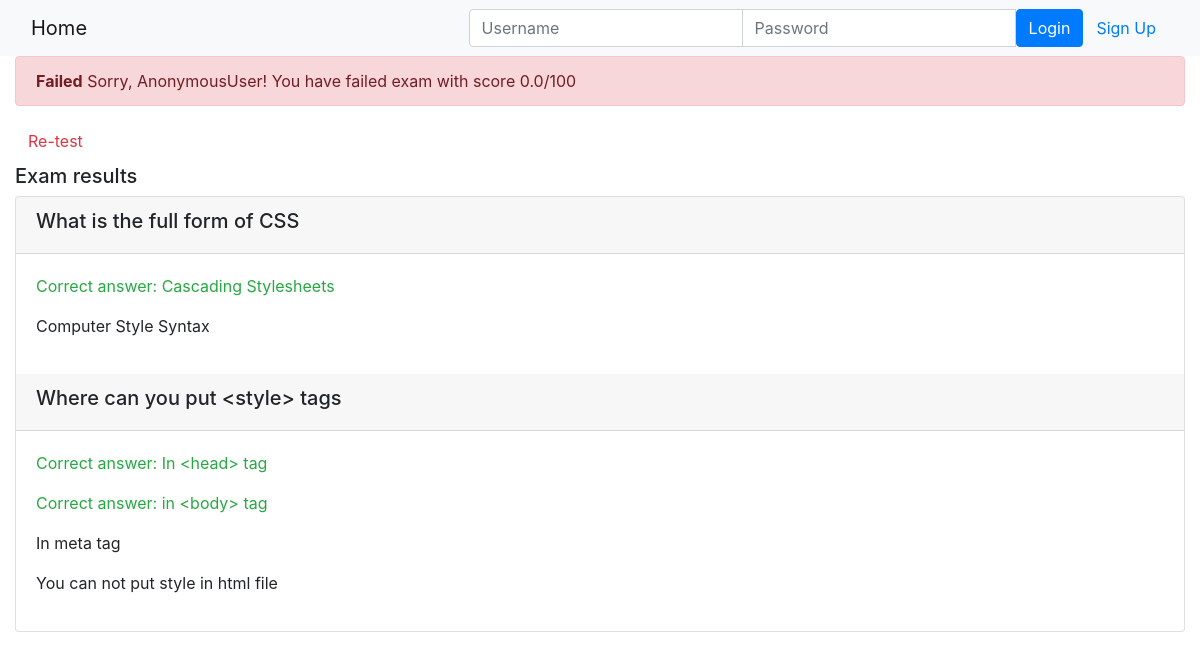
Page /onlinecourse/course/1/submission/1/result/ on the committed database.
### onlinecourse/models.py (models this page shows, shortened)
class Question(models.Model):
    lessons = models.ManyToManyField(Lesson)
    question_text= models.CharField(max_length=200)
    grade = models.IntegerField(validators=[MaxValueValidator(100)])
    def is_get_score(self, selected_ids):
       all_answers = self.choice_set.filter(is_correct=True).count()
       selected_correct = self.choice_set.filter(is_correct=True, id__in=selected_ids).count()
       if all_answers == selected_correct:
           return True
       else:
           return False
    def __str__(self):
       return self.question_text

class Choice(models.Model):
    choice_content = models.CharField(max_length=200)
    questions = models.ManyToManyField(Question)
    is_correct = models.BooleanField()

### onlinecourse/views.py (the view)
# urls.py: path('course/<int:course_id>/submission/<int:submission_id>/result/', views.show_exam_result, name='result'),
def show_exam_result(request, course_id, submission_id):
    course = Course.objects.get(pk=course_id)
    submission = Submission.objects.get(pk=submission_id)
    choices = [ c.id for c in submission.choices.all()]
    questions = [q for lesson in course.lesson_set.all() for q in lesson.question_set.all() if q]
    total_marks=0
    actual_marks=0
    for q in questions:
        if q.is_get_score(choices):
            print("bloop", q)
            actual_marks=actual_marks+q.grade
        total_marks = total_marks+q.grade
    final_grade = (actual_marks/total_marks)*100
    return render(request, 'onlinecourse/exam_result_bootstrap.html', context={"course":course, "selected_ids":choices, "grade":final_grade, "questions":questions})

### onlinecourse/templates/onlinecourse/exam_result_bootstrap.html (shortened to what this page needs)
<!DOCTYPE html>
<html lang="en">
<head>
    {% load static %}
    <link rel="stylesheet" href="https://maxcdn.bootstrapcdn.com/bootstrap/4.5.2/css/bootstrap.min.css">
</head>
<body>
 <nav class="navbar navbar-light bg-light">
    <div class="container-fluid">
        <div class="navbar-header">
              <a class="navbar-brand" href="{% url 'onlinecourse:index' %}">Home</a>
        </div>
        <ul class="nav navbar-nav navbar-right">
            {% if user.is_authenticated %}
            <li>
                <a class="btn btn-link" href="#">{{ user.first_name }}({{ user.username }})</a>
                <a class="btn btn-link" href="{% url 'onlinecourse:logout' %}">Logout</a>
            </li>
            {% else %}
            <li>
                <form class="form-inline" action="{% url 'onlinecourse:login' %}" method="post">
                    <div class="input-group">
                        <input type="text" class="form-control" placeholder="Username" name="username" >
                        <input type="password" class="form-control" placeholder="Password" name="psw" >
                        <button class="btn btn-primary" type="submit">Login</button>
                        <a class="btn btn-link" href="{% url 'onlinecourse:registration' %}">Sign Up</a>
                    </div>
                </form>
            </li>
            {% endif %}
        </ul>
    </div>
</nav>
<div class="container-fluid">
    {% if grade > 80 %}
    <div class="alert alert-success">
       <b>Congratulations, {{user}}!</b>
       <span> You have passed the exam and completed the course with score {{grade}}/100</span>
    </div>
    {% else %}
    <div class="alert alert-danger">
        <b>Failed</b>
        <span> Sorry, {{user}}! You have failed exam with score {{grade}}/100</span>
        </div>
        <a class="btn btn-link text-danger" href="{% url 'onlinecourse:course_details' course.id %}">Re-test</a>
        {% endif %}
        <div class="card-columns-vertical mt-1">
        <h5 class="">Exam results</h5>
            <div class = "card">
                {% for q in questions %}
                    <div class="card-header">
                        <h5>{{q}}</h5>
                    </div>
                    <div class="card-body">
                        {% for choice in q.choice_set.all %}
                            {% if choice.is_correct %}
                            <p class="text-success"> Correct answer: {{choice.choice_content}}</p>
                            {% else %}
                            <p>{{choice.choice_content}}</p>
                            {% endif %}
                        {% endfor %}
                    </div>
                {% endfor %}
                </div>
        </div>
    </div>
</body>
</html>

### rows in the picture
Question: question_text "What is the full form of CSS"
Choice: choice_content "Cascading Stylesheets"
Choice: choice_content "Computer Style Syntax"
Question: question_text "Where can you put <style> tags"
Choice: choice_content "In <head> tag"
Choice: choice_content "in <body> tag"
Choice: choice_content "In meta tag"
Choice: choice_content "You can not put style in html file"

### other values in the picture
{{ user }} "AnonymousUser"
{{ grade }} "0.0"
